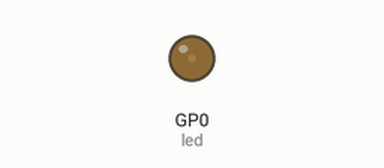
A program run on a simulated Raspberry Pi Pico running CircuitPython. On the bench: output pins drawn as LEDs (lit = HIGH).

Above: at 0.05 s.
At 0.3 s:
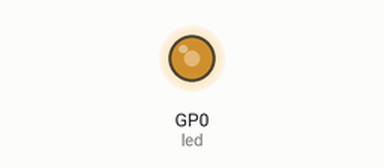
At 0.45 s:
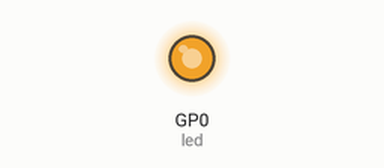
At 0.85 s:
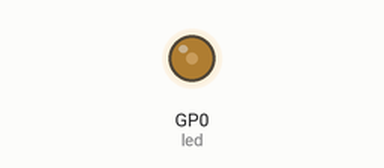
Timing chart, 0 to 3.0 s (numbered marks = the images above):
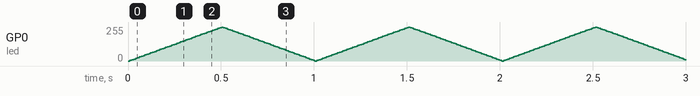

The program:

06_pwmfreqfixed.py
```python
import time
import board
from pwmio import PWMOut

led = PWMOut(board.GP0, frequency=5000, duty_cycle=0)

while True:
    for i in range(100):
        # PWM LED up and down
        if i < 50:
            led.duty_cycle = int(i * 2 * 65535 / 100)  # Up
        else:
            led.duty_cycle = 65535 - int((i - 50) * 2 * 65535 / 100)  # Down
        time.sleep(0.01)
```
